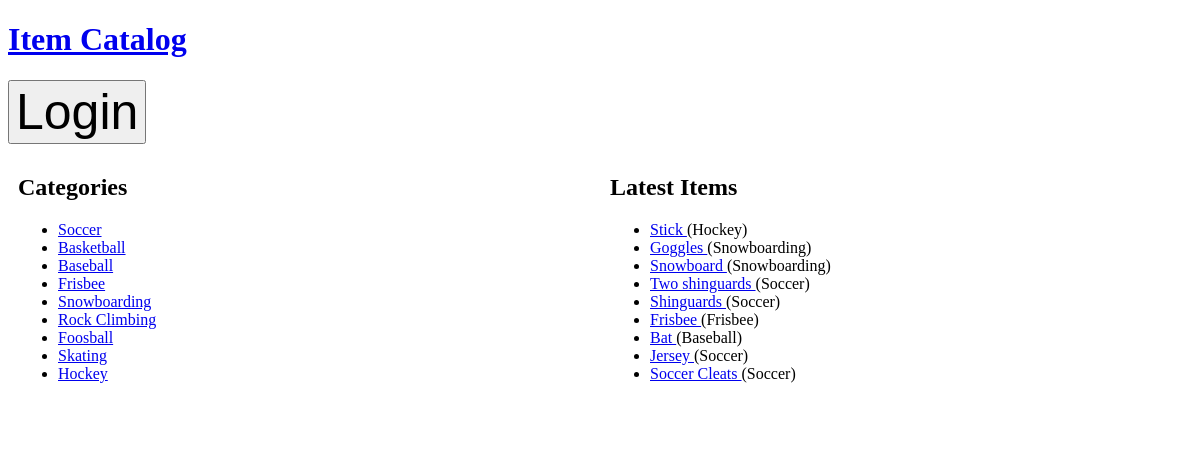
The page / on the database its author committed.
### database_setup.py (models this page shows, shortened)
class Category(Base):
    __tablename__ = 'category'
    id = Column(Integer, primary_key=True)
    name = Column(String(80), nullable=False)
    user_id = Column(Integer, ForeignKey('user.id'))
    user = relationship(User)

class Item(Base):
    __tablename__ = "item"
    id = Column(Integer, primary_key=True)
    name = Column(String(80), nullable=False)
    description = Column(String(250), nullable=False)
    user_id = Column(Integer, ForeignKey('user.id'))
    user = relationship(User)
    category_id = Column(Integer, ForeignKey('category.id'))
    category = relationship(Category)

### project.py (the view)
@app.route('/')
def show_home():
    all_items = db_session.query(Item).all()
    all_categories = db_session.query(Category).all()
    return render_template('home.html', categories=all_categories, items=all_items)

### Templates/home.html (shortened to what this page needs)
{% extends "base.html" %}
{% block content %}
	<div class="row">
        <div class="column">
            <h2>Categories</h2>
            <ul>
                {% for category in categories %}
                <li>
                    <a href="{{url_for('show_category_items', category_name=category.name)}}">
                        {{category.name}}
                    </a>
                </li>
                {% endfor %}
            </ul>
        </div>
		<div class="column">
            <h2>Latest Items</h2>
            <ul>
                {% for item in items %}
                <li>
                    <a href="{{url_for('show_item', category_name=item.category.name, item_name=item.name)}}">
                        {{item.name}}
                    </a>
                    ({{item.category.name}})
                </li>
                {% endfor %}
            </ul>
        </div>
	</div>
{% endblock %}

### Templates/base.html (shortened to what this page needs)
<!DOCTYPE html>
<html lang="en">
<head>
	<link rel="stylesheet" type="text/css" href="/static/styles.css">
</head>
<body>
	<div class="wrapper">
		<header class="header">
			<div class="container">
				<a href="/" class="header__title">
					<h1>Item Catalog</h1>
				</a>
				<div>
					{%if 'username' not in session %}
					<a href="{{url_for('show_login')}}"><button class="button">Login</button></a>
					{% else %}
					<a href="{{url_for('show_logout')}}"><button class="button">Logout</button></a>
					{% endif %}
				</div>
			</div>
		</header>
		<div class="content">
			<div class="container">
				{% block content %}
				{% endblock %}
			</div>
		</div>
	</div>
</body>
</html>

### static/styles.css (style rules this page uses)
* { box-sizing: border-box; }
.column { float: left; width: 50%; padding: 10px; height: 300px; }
.row:after { content: ""; display: table; clear: both; }
.button { font-size: 50px; }

### rows shown on the page
Category: name "Soccer"
Category: name "Basketball"
Category: name "Baseball"
Category: name "Frisbee"
Category: name "Snowboarding"
Category: name "Rock Climbing"
Category: name "Foosball"
Category: name "Skating"
Category: name "Hockey"
Item: name "Stick", category.name "Hockey"
Item: name "Goggles", category.name "Snowboarding"
Item: name "Snowboard", category.name "Snowboarding"
Item: name "Two shinguards", category.name "Soccer"
Item: name "Shinguards", category.name "Soccer"
Item: name "Frisbee", category.name "Frisbee"
Item: name "Bat", category.name "Baseball"
Item: name "Jersey", category.name "Soccer"
Item: name "Soccer Cleats", category.name "Soccer"
